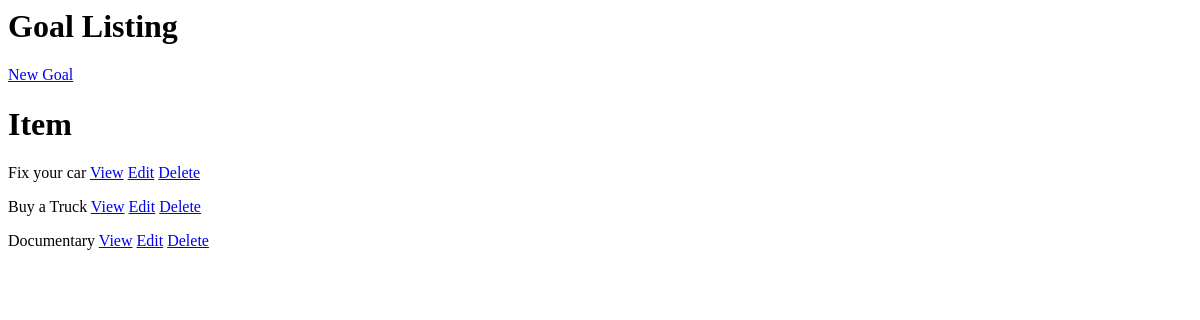
Before: / with the older database file.
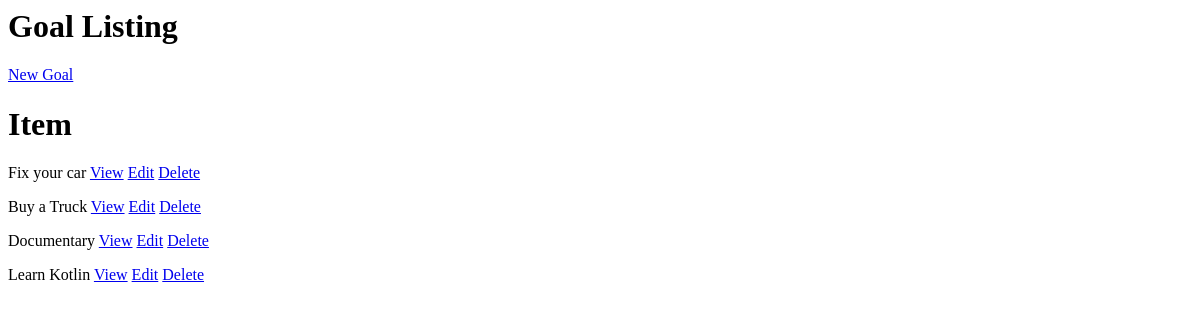
After: the same page with the newer database file.
### task_base/models.py (models this page shows, shortened)
class Goal(models.Model):
    user = models.ForeignKey(User, on_delete=models.CASCADE,
                             null=True, blank=True)
    title = models.CharField(max_length=100)
    content = models.TextField(null=True, blank=True)
    is_complete = models.BooleanField(default=False)
    created = models.DateTimeField(auto_now_add=True)
    class Meta:
        ordering = ['is_complete']

### task_base/views.py (the view)
# urls.py: path('', GoalListView.as_view(), name='goal_list'),
class GoalListView(generic.ListView):
    model = Goal
    context_object_name = 'goals'

### task_base/templates/task_base/goal_list.html
<h1>Goal Listing</h1>
<div>
    <p><a href="{% url 'goal_create' %}"> New Goal</a> </p>
    <h1>Item</h1>
    <div>
        {% for goal in goals %}
            <p>{{goal.title}}
                <span><a href="{% url 'goal_detail' goal.id %}"> View</a> </span>
                <span><a href="{% url 'goal_update' goal.id %}"> Edit</a> </span>
                <span><a href="{% url 'goal_delete' goal.id %}"> Delete</a> </span>
            </p>
        {% empty %}
        <h3>No goals in listed</h3>
        {% endfor %}
    </div>
</div>

Changed rows visible on the page:
added Goal: title "Learn Kotlin"
